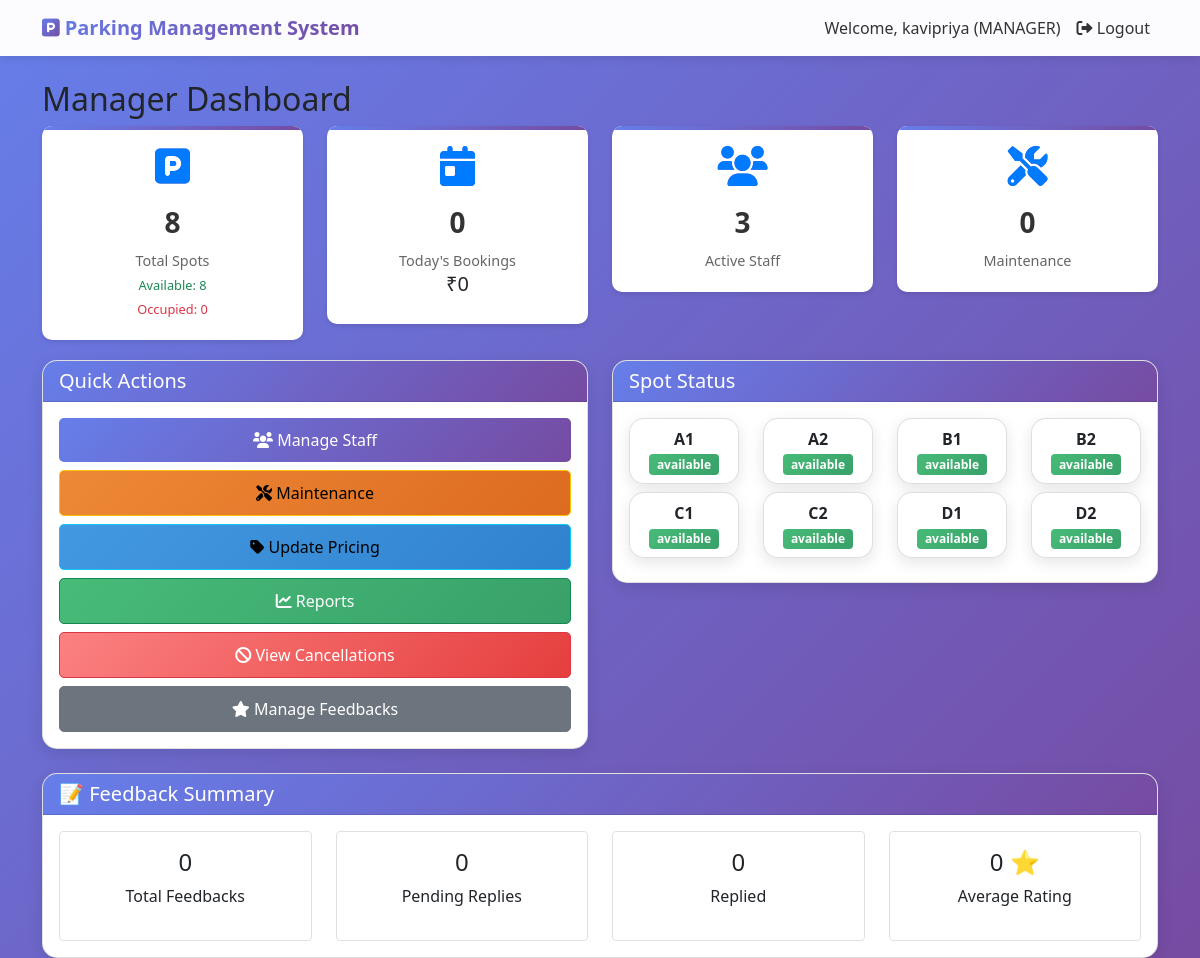
Page /manager/dashboard (signed in) on the committed database.
### models.py (models this page shows)
class User(UserMixin, db.Model):
    id = db.Column(db.Integer, primary_key=True)
    name = db.Column(db.String(100), nullable=False)
    email = db.Column(db.String(100), unique=True, nullable=False)
    phone = db.Column(db.String(15), nullable=False)
    password = db.Column(db.String(200), nullable=False)
    vehicle_number = db.Column(db.String(20), nullable=True)
    role = db.Column(db.String(30), default='user')
    created_at = db.Column(db.DateTime, default=datetime.utcnow)
    bookings = db.relationship('Booking', backref='user', lazy=True)
    manager_application = db.relationship('ManagerApplication', backref='user', uselist=False)

class ParkingSpot(db.Model):
    id = db.Column(db.Integer, primary_key=True)
    spot_number = db.Column(db.String(10), unique=True, nullable=False)
    spot_type = db.Column(db.String(20), nullable=False)
    price_per_hour = db.Column(db.Float, nullable=False)
    status = db.Column(db.String(20), default='available')
    bookings = db.relationship('Booking', backref='parking_spot', lazy=True)

### app.py (the view)
@app.route('/manager/dashboard')
@login_required
def manager_dashboard():
    if current_user.role != 'manager':
        flash('Access denied!', 'danger')
        return redirect(url_for('user_dashboard'))
    total_spots = ParkingSpot.query.count()
    available_spots = ParkingSpot.query.filter_by(status='available').count()
    occupied_spots = ParkingSpot.query.filter_by(status='occupied').count()
    maintenance_spots = ParkingSpot.query.filter_by(status='maintenance').count()
    today = datetime.now().date()
    today_bookings = Booking.query.filter(db.func.date(Booking.created_at) == today).count()
    today_revenue = db.session.query(db.func.sum(Payment.amount)).filter(
        db.func.date(Payment.created_at) == today
    ).scalar() or 0
    staff_count = Staff.query.filter_by(status='active').count()
    maintenance_count = Maintenance.query.filter_by(status='pending').count()
    cancelled_count = Booking.query.filter_by(status='cancelled').count()
    recent_bookings = Booking.query.order_by(Booking.created_at.desc()).limit(5).all()
    spots = ParkingSpot.query.all()
    pending_count = Feedback.query.filter_by(status='pending').count()
    replied_count = Feedback.query.filter_by(status='replied').count()
    total_feedbacks = Feedback.query.count()
    avg_rating = db.session.query(db.func.avg(Feedback.rating)).scalar() or 0
    return render_template('manager/dashboard.html',
                         total_spots=total_spots,
                         available_spots=available_spots,
                         occupied_spots=occupied_spots,
                         maintenance_spots=maintenance_spots,
                         today_bookings=today_bookings,
                         today_revenue=today_revenue,
                         staff_count=staff_count,
                         maintenance_count=maintenance_count,
                         cancelled_count=cancelled_count,
                         recent_bookings=recent_bookings,
                         spots=spots,
                         pending_count=pending_count,
                         replied_count=replied_count,
                         total_feedbacks=total_feedbacks,
                         avg_rating=round(avg_rating, 1))

### app.py (called while the page is built)
@login_manager.user_loader
def load_user(user_id):
    return User.query.get(int(user_id))

@app.context_processor
def utility_processor():
    return {'now': datetime.now}

### templates/manager/dashboard.html (shortened to what this page needs)
{% extends "base.html" %}
{% block content %}
<h2>Manager Dashboard</h2>
<div class="row">
    <div class="col-md-3">
        <div class="dashboard-card">
            <i class="fas fa-parking"></i>
            <h3>{{ total_spots }}</h3>
            <p>Total Spots</p>
            <small class="text-success">Available: {{ available_spots }}</small><br>
            <small class="text-danger">Occupied: {{ occupied_spots }}</small>
        </div>
    </div>
    <div class="col-md-3">
        <div class="dashboard-card">
            <i class="fas fa-calendar-day"></i>
            <h3>{{ today_bookings }}</h3>
            <p>Today's Bookings</p>
            <h5>₹{{ today_revenue }}</h5>
        </div>
    </div>
    <div class="col-md-3">
        <div class="dashboard-card">
            <i class="fas fa-users"></i>
            <h3>{{ staff_count }}</h3>
            <p>Active Staff</p>
        </div>
    </div>
    <div class="col-md-3">
        <div class="dashboard-card">
            <i class="fas fa-tools"></i>
            <h3>{{ maintenance_count }}</h3>
            <p>Maintenance</p>
        </div>
    </div>
</div>
<div class="row">
    <div class="col-md-6">
        <div class="card">
            <div class="card-header">
                <h5>Quick Actions</h5>
            </div>
            <div class="card-body">
                <a href="{{ url_for('manage_staff') }}" class="btn btn-primary mb-2 w-100">
                    <i class="fas fa-users"></i> Manage Staff
                </a>
                <a href="{{ url_for('manager_maintenance') }}" class="btn btn-warning mb-2 w-100">
                    <i class="fas fa-tools"></i> Maintenance
                </a>
                <a href="{{ url_for('manager_pricing') }}" class="btn btn-info mb-2 w-100">
                    <i class="fas fa-tag"></i> Update Pricing
                </a>
                <a href="{{ url_for('manager_reports') }}" class="btn btn-success mb-2 w-100">
                    <i class="fas fa-chart-line"></i> Reports
                </a>
                <a href="{{ url_for('manager_view_cancellations') }}" class="btn btn-danger mb-2 w-100">
                    <i class="fas fa-ban"></i> View Cancellations
                </a>
                <a href="{{ url_for('manager_feedbacks') }}" class="btn btn-secondary w-100">
                    <i class="fas fa-star"></i> Manage Feedbacks
                </a>
            </div>
        </div>
    </div>
    <div class="col-md-6">
        <div class="card">
            <div class="card-header">
                <h5>Spot Status</h5>
            </div>
            <div class="card-body">
                <div class="row">
                    {% for spot in spots[:8] %}
                    <div class="col-md-3 mb-2">
                        <div class="card text-center">
                            <div class="card-body p-2">
                                <strong>{{ spot.spot_number }}</strong><br>
                                <span class="badge bg-{{ 'success' if spot.status == 'available' else 'danger' if spot.status == 'occupied' else 'warning' }}">
                                    {{ spot.status }}
                                </span>
                            </div>
                        </div>
                    </div>
                    {% endfor %}
                </div>
            </div>
        </div>
    </div>
</div>
<div class="row mt-4">
    <div class="col-md-12">
        <div class="card">
            <div class="card-header bg-info text-white">
                <h5>📝 Feedback Summary</h5>
            </div>
            <div class="card-body">
                <div class="row text-center">
                    <div class="col-md-3">
                        <div class="border rounded p-3">
                            <h4>{{ total_feedbacks if total_feedbacks is defined else 0 }}</h4>
                            <p>Total Feedbacks</p>
                        </div>
                    </div>
                    <div class="col-md-3">
                        <div class="border rounded p-3">
                            <h4>{{ pending_count if pending_count is defined else 0 }}</h4>
                            <p>Pending Replies</p>
                        </div>
                    </div>
                    <div class="col-md-3">
                        <div class="border rounded p-3">
                            <h4>{{ replied_count if replied_count is defined else 0 }}</h4>
                            <p>Replied</p>
                        </div>
                    </div>
                    <div class="col-md-3">
                        <div class="border rounded p-3">
                            <h4>{{ avg_rating if avg_rating is defined else 0 }} ⭐</h4>
                            <p>Average Rating</p>
                        </div>
                    </div>
                </div>
            </div>
        </div>
    </div>
</div>
{% endblock %}

### templates/base.html (shortened to what this page needs)
<!DOCTYPE html>
<html lang="en">
<head>
    <link rel="stylesheet" href="{{ url_for('static', filename='css/style.css') }}">
    <link rel="stylesheet" href="https://cdnjs.cloudflare.com/ajax/libs/font-awesome/6.0.0/css/all.min.css">   <link href="https://cdn.jsdelivr.net/npm/bootstrap@5.1.3/dist/css/bootstrap.min.css" rel="stylesheet">
    <link rel="stylesheet" href="https://cdnjs.cloudflare.com/ajax/libs/font-awesome/6.0.0/css/all.min.css">
</head>
<body>
    <nav class="navbar navbar-expand-lg navbar-light">
        <div class="container">
            <a class="navbar-brand" href="/">
                <i class="fas fa-parking"></i> Parking Management System
            </a>
            <div class="collapse navbar-collapse" id="navbarNav">
                <ul class="navbar-nav ms-auto">
                    {% if current_user.is_authenticated %}
                        <li class="nav-item">
                            <span class="nav-link">Welcome, {{ current_user.name }} ({{ current_user.role|upper }})</span>
                        </li>
                        <li class="nav-item">
                            <a class="nav-link" href="{{ url_for('logout') }}">
                                <i class="fas fa-sign-out-alt"></i> Logout
                            </a>
                        </li>
                    {% endif %}
                </ul>
            </div>
        </div>
    </nav>
    <div class="container mt-4">
        {% block content %}{% endblock %}
    </div>
</body>
</html>

### static/css/style.css (style rules this page uses)
* { margin: 0; padding: 0; box-sizing: border-box; }
body { font-family: 'Poppins', 'Segoe UI', Tahoma, Geneva, Verdana, sans-serif; background: linear-gradient(135deg, #667eea 0%, #764ba2 100%); min-height: 100vh; overflow-x: hidden; }
.navbar { background: rgba(255, 255, 255, 0.98) !important; box-shadow: 0 2px 20px rgba(0, 0, 0, 0.1); backdrop-filter: blur(10px); padding: 1rem 0; }
.navbar-brand { font-size: 1.5rem; font-weight: bold; background: linear-gradient(135deg, #667eea 0%, #764ba2 100%); -webkit-background-clip: text; background-clip: text; color: transparent !important; transition: all 0.3s ease; }
.navbar-brand i { background: linear-gradient(135deg, #667eea 0%, #764ba2 100%); -webkit-background-clip: text; background-clip: text; color: transparent; }
.nav-link { color: #333 !important; font-weight: 500; transition: all 0.3s ease; position: relative; }
.nav-link::after { content: ''; position: absolute; width: 0; height: 2px; background: linear-gradient(135deg, #667eea 0%, #764ba2 100%); bottom: 0; left: 50%; transition: all 0.3s ease; }
.card { border: none; border-radius: 20px; box-shadow: 0 10px 40px rgba(0, 0, 0, 0.1); transition: all 0.3s ease; overflow: hidden; background: white; }
.card-header { background: linear-gradient(135deg, #667eea 0%, #764ba2 100%); color: white; border: none; padding: 1rem 1.5rem; font-weight: 600; }
.card-header h5, .card-header h3 { margin: 0; color: white; }
.card-body { padding: 1.5rem; }
.dashboard-card { background: white; border-radius: 20px; padding: 1.5rem; margin-bottom: 1.5rem; text-align: center; transition: all 0.3s ease; box-shadow: 0 5px 20px rgba(0, 0, 0, 0.08); position: relative; overflow: hidden; }
.dashboard-card::before { content: ''; position: absolute; top: 0; left: 0; width: 100%; height: 4px; background: linear-gradient(135deg, #667eea 0%, #764ba2 100%); }
.dashboard-card i { font-size: 3rem; background: linear-gradient(135deg, #667eea 0%, #764ba2 100%); -webkit-background-clip: text; background-clip: text; color: transparent; margin-bottom: 0.5rem; }
.dashboard-card h3 { font-size: 2rem; font-weight: bold; color: #333; margin: 0.5rem 0; }
.dashboard-card p { color: #666; margin: 0; font-size: 0.9rem; }
.dashboard-card small { font-size: 0.8rem; color: #999; }
.btn { border-radius: 50px; padding: 0.6rem 1.5rem; font-weight: 600; transition: all 0.3s ease; position: relative; overflow: hidden; }
.btn::before { content: ''; position: absolute; top: 50%; left: 50%; width: 0; height: 0; border-radius: 50%; background: rgba(255, 255, 255, 0.3); transform: translate(-50%, -50%); transition: width 0.6s, height 0.6s; }
.btn-primary { background: linear-gradient(135deg, #667eea 0%, #764ba2 100%); border: none; color: white; }
.btn-success { background: linear-gradient(135deg, #48bb78 0%, #38a169 100%); border: none; }
.btn-warning { background: linear-gradient(135deg, #ed8936 0%, #dd6b20 100%); border: none; color: white; }
.btn-danger { background: linear-gradient(135deg, #fc8181 0%, #e53e3e 100%); border: none; }
.btn-info { background: linear-gradient(135deg, #4299e1 0%, #3182ce 100%); border: none; color: white; }
.badge { padding: 0.5rem 1rem; border-radius: 50px; font-weight: 600; font-size: 0.75rem; }
.badge.bg-success { background: linear-gradient(135deg, #48bb78 0%, #38a169 100%); }
.card, .dashboard-card, .alert { animation: fadeIn 0.6s ease; }
.card { box-shadow:0 2px 10px rgba(0,0,0,0.1); }

### templates/base.html (style rules this page uses)
body { background: linear-gradient(135deg, #667eea 0%, #764ba2 100%); min-height: 100vh; }
.navbar { background: rgba(255,255,255,0.95); box-shadow: 0 2px 10px rgba(0,0,0,0.1); }
.card { border-radius: 15px; box-shadow: 0 5px 15px rgba(0,0,0,0.1); transition: transform 0.3s; }
.dashboard-card { background: white; border-radius: 10px; padding: 20px; margin-bottom: 20px; text-align: center; }
.dashboard-card i { font-size: 48px; color: #667eea; margin-bottom: 10px; }
.dashboard-card h3 { font-size: 32px; margin: 10px 0; }
.btn-primary { background: linear-gradient(135deg, #667eea 0%, #764ba2 100%); border: none; }

### templates/manager/dashboard.html (style rules this page uses)
.dashboard-card { background: white; border-radius: 10px; padding: 20px; text-align: center; box-shadow: 0 2px 4px rgba(0,0,0,0.1); margin-bottom: 20px; }
.dashboard-card i { font-size: 40px; color: #007bff; margin-bottom: 10px; }
.dashboard-card h3 { margin: 10px 0; font-size: 28px; }
.dashboard-card p { color: #666; margin: 0; }
.btn { border-radius: 5px; padding: 10px; }

### rows in the picture
User: name "kavipriya", role "MANAGER"
ParkingSpot: spot_number "A1", status "available"
ParkingSpot: spot_number "A2", status "available"
ParkingSpot: spot_number "B1", status "available"
ParkingSpot: spot_number "B2", status "available"
ParkingSpot: spot_number "C1", status "available"
ParkingSpot: spot_number "C2", status "available"
ParkingSpot: spot_number "D1", status "available"
ParkingSpot: spot_number "D2", status "available"

### other values in the picture
{{ total_spots }} "8"
{{ available_spots }} "8"
{{ occupied_spots }} "0"
{{ today_bookings }} "0"
{{ today_revenue }} "0"
{{ staff_count }} "3"
{{ maintenance_count }} "0"
{{ total_feedbacks if total_feedbacks is defined else 0 }} "0"
{{ pending_count if pending_count is defined else 0 }} "0"
{{ replied_count if replied_count is defined else 0 }} "0"
{{ avg_rating if avg_rating is defined else 0 }} "0"
